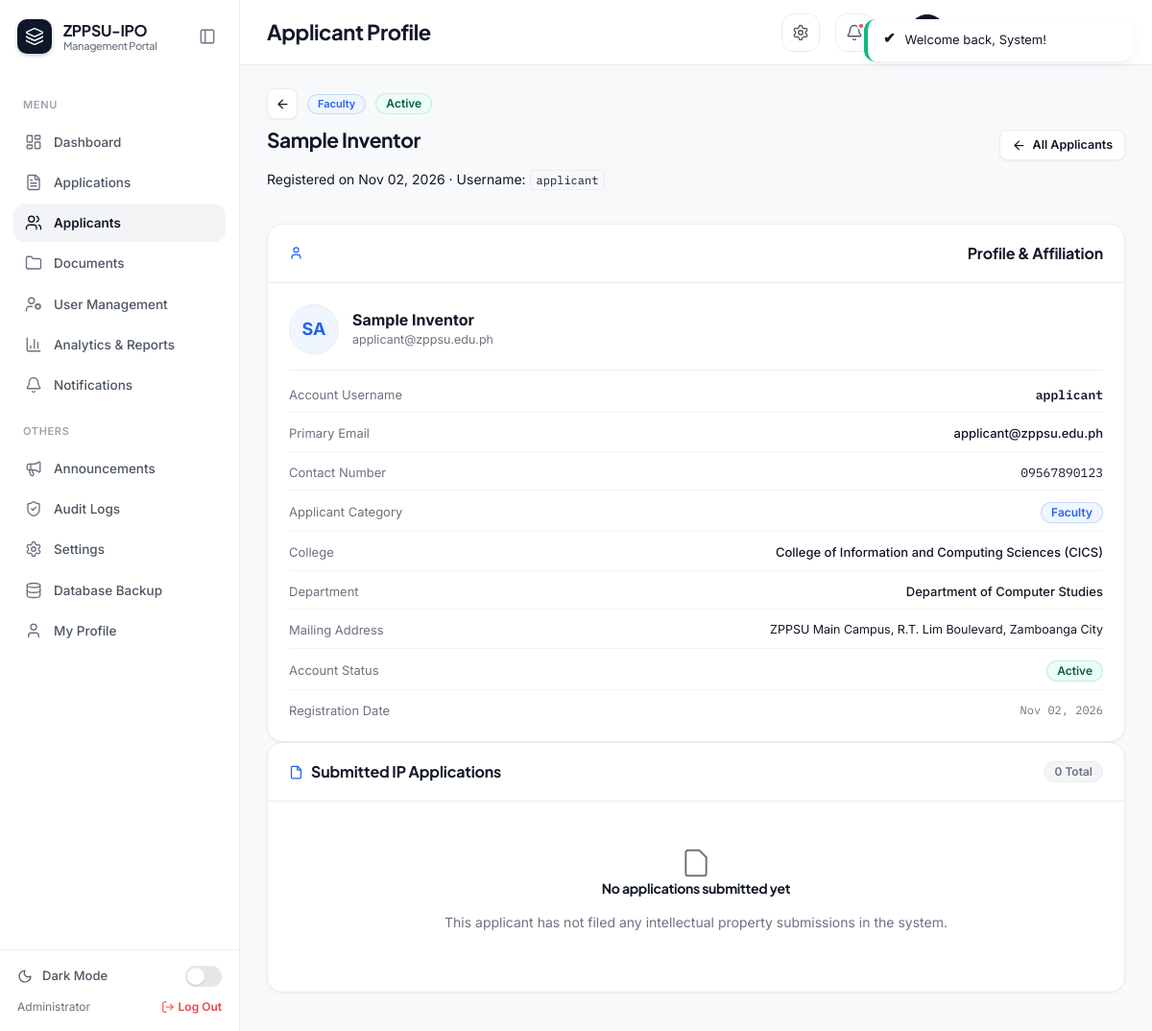
/admin/applicant_view.php?id=1 (signed in), run on the app's committed database.
### tables this page shows
CREATE TABLE `applicants` (
    `applicant_id`    INT UNSIGNED AUTO_INCREMENT PRIMARY KEY,
    `user_id`         INT UNSIGNED NOT NULL UNIQUE,
    `applicant_type`  ENUM('Student','Faculty','Staff','External') NOT NULL DEFAULT 'Faculty',
    `college_id`      INT UNSIGNED DEFAULT NULL,
    `department_id`   INT UNSIGNED DEFAULT NULL,
    `address`         VARCHAR(255) DEFAULT NULL,
    `created_at`      TIMESTAMP DEFAULT CURRENT_TIMESTAMP,
    CONSTRAINT `fk_applicants_user` FOREIGN KEY (`user_id`)
        REFERENCES `users` (`user_id`) ON DELETE CASCADE,
    CONSTRAINT `fk_applicants_college` FOREIGN KEY (`college_id`)
        REFERENCES `colleges` (`college_id`) ON DELETE SET NULL,
    CONSTRAINT `fk_applicants_department` FOREIGN KEY (`department_id`)
        REFERENCES `departments` (`department_id`) ON DELETE SET NULL
);

CREATE TABLE `users` (
    `user_id`        INT UNSIGNED AUTO_INCREMENT PRIMARY KEY,
    `role_id`        INT UNSIGNED NOT NULL,
    `username`       VARCHAR(50)  NOT NULL UNIQUE,
    `email`          VARCHAR(150) NOT NULL UNIQUE,
    `password_hash`  VARCHAR(255) NOT NULL,
    `first_name`     VARCHAR(100) NOT NULL,
    `last_name`      VARCHAR(100) NOT NULL,
    `contact_number` VARCHAR(30)  DEFAULT NULL,
    `recovery_email` VARCHAR(150) DEFAULT NULL,
    `status`         ENUM('active','inactive','suspended') NOT NULL DEFAULT 'active',
    `avatar`         VARCHAR(255) DEFAULT NULL,
    `created_at`     TIMESTAMP DEFAULT CURRENT_TIMESTAMP,
    `updated_at`     TIMESTAMP DEFAULT CURRENT_TIMESTAMP ON UPDATE CURRENT_TIMESTAMP,
    CONSTRAINT `fk_users_role` FOREIGN KEY (`role_id`)
        REFERENCES `roles` (`role_id`) ON DELETE RESTRICT
);

CREATE TABLE `colleges` (
    `college_id`   INT UNSIGNED AUTO_INCREMENT PRIMARY KEY,
    `college_name` VARCHAR(150) NOT NULL,
    `college_code` VARCHAR(20) NOT NULL UNIQUE,
    `created_at`   TIMESTAMP DEFAULT CURRENT_TIMESTAMP
);

CREATE TABLE `departments` (
    `department_id`   INT UNSIGNED AUTO_INCREMENT PRIMARY KEY,
    `college_id`      INT UNSIGNED NOT NULL,
    `department_name` VARCHAR(150) NOT NULL,
    `department_code` VARCHAR(20) NOT NULL,
    `created_at`      TIMESTAMP DEFAULT CURRENT_TIMESTAMP,
    CONSTRAINT `fk_dept_college` FOREIGN KEY (`college_id`)
        REFERENCES `colleges` (`college_id`) ON DELETE CASCADE
);

### includes/functions.php (called while the page is built, shortened)
<?php
function clean($value)
{
    return htmlspecialchars(trim($value ?? ''), ENT_QUOTES, 'UTF-8');
}
function format_date($datetime, $format = 'M d, Y h:i A')
{
    return date($format, strtotime($datetime));
}

### admin/applicant_view.php (the view, shortened to what this page needs)
<?php
require_once __DIR__ . '/../includes/functions.php';
$applicantId = (int) ($_GET['id'] ?? 0);
$stmt = mysqli_prepare($conn, "
    SELECT ap.*, u.first_name, u.last_name, u.email, u.contact_number, u.status, u.username, u.created_at,
           c.college_name, d.department_name
    FROM applicants ap
    JOIN users u ON u.user_id = ap.user_id
    LEFT JOIN colleges c ON c.college_id = ap.college_id
    LEFT JOIN departments d ON d.department_id = ap.department_id
    WHERE ap.applicant_id = ?
");
mysqli_stmt_bind_param($stmt, 'i', $applicantId);
mysqli_stmt_execute($stmt);
$applicant = mysqli_fetch_assoc(mysqli_stmt_get_result($stmt));
$appsStmt = mysqli_prepare($conn, "
    SELECT a.application_id, a.tracking_code, a.title, a.status, a.submitted_at, t.type_name
    FROM applications a
    JOIN application_types t ON t.type_id = a.type_id
    WHERE a.applicant_id = ?
    ORDER BY a.submitted_at DESC
");
mysqli_stmt_bind_param($appsStmt, 'i', $applicantId);
mysqli_stmt_execute($appsStmt);
$applications = mysqli_stmt_get_result($appsStmt);
require_once __DIR__ . '/../includes/header.php';
?>
<div class="sub-header-bar">
    <div class="sub-header-left">
        <div style="display:flex;align-items:center;gap:10px;margin-bottom:6px;">
            <a href="<?= BASE_URL ?>admin/applicants.php" class="btn btn-outline btn-sm btn-icon" title="Back to directory">
                <svg class="lucide-icon" viewBox="0 0 24 24"><line x1="19" y1="12" x2="5" y2="12"/><polyline points="12 19 5 12 12 5"/></svg>
            </a>
            <span class="badge badge-info" style="font-size:11px;">
                <?= clean($applicant['applicant_type']) ?>
            </span>
            <span class="badge <?= $applicant['status'] === 'active' ? 'badge-success' : 'badge-secondary' ?>">
                <?= ucfirst($applicant['status']) ?>
            </span>
        </div>
        <h2><?= clean($applicant['first_name'] . ' ' . $applicant['last_name']) ?></h2>
        <p>Registered on <?= format_date($applicant['created_at'], 'M d, Y') ?> &middot; Username: <code style="font-family:var(--font-mono);font-size:12px;background:var(--color-bg);padding:2px 6px;border-radius:4px;border:1px solid var(--color-border);"><?= clean($applicant['username']) ?></code></p>
    </div>
    <div class="sub-header-actions">
        <a href="<?= BASE_URL ?>admin/applicants.php" class="btn btn-outline btn-sm">
            <svg class="lucide-icon" viewBox="0 0 24 24"><path d="M19 12H5"/><polyline points="12 19 5 12 12 5"/></svg>
            All Applicants
        </a>
    </div>
</div>
<div class="grid-2 reverse" style="grid-template-columns: 1fr 1.6fr; gap:20px; align-items:start;">
    <div class="card">
        <div class="card-header" style="display:flex;align-items:center;gap:8px;">
            <svg class="lucide-icon" style="color:var(--color-primary-600);" viewBox="0 0 24 24"><path d="M19 21v-2a4 4 0 0 0-4-4H9a4 4 0 0 0-4 4v2"/><circle cx="12" cy="7" r="4"/></svg>
            <h3>Profile & Affiliation</h3>
        </div>
        <div class="card-body">
            <div style="display:flex;align-items:center;gap:14px;padding-bottom:16px;margin-bottom:16px;border-bottom:1px solid var(--color-border);">
                <div style="width:52px;height:52px;border-radius:50%;background:var(--color-primary-50);color:var(--color-primary-600);font-weight:700;font-size:18px;display:flex;align-items:center;justify-content:center;border:1px solid var(--color-border);flex-shrink:0;">
                    <?= $initials ?>
                </div>
                <div>
                    <div style="font-weight:700;font-size:16px;color:var(--color-text);"><?= clean($applicant['first_name'] . ' ' . $applicant['last_name']) ?></div>
                    <div style="font-size:12.5px;color:var(--color-text-muted);"><?= clean($applicant['email']) ?></div>
                </div>
            </div>
            <div style="display:flex;flex-direction:column;gap:12px;">
                <div style="display:flex;justify-content:space-between;align-items:center;font-size:13px;border-bottom:1px solid var(--color-border-subtle);padding-bottom:8px;">
                    <span style="color:var(--color-text-muted);">Account Username</span>
                    <span style="font-family:var(--font-mono);font-weight:600;color:var(--color-text);"><?= clean($applicant['username']) ?></span>
                </div>
                <div style="display:flex;justify-content:space-between;align-items:center;font-size:13px;border-bottom:1px solid var(--color-border-subtle);padding-bottom:8px;">
                    <span style="color:var(--color-text-muted);">Primary Email</span>
                    <span style="font-weight:500;color:var(--color-text);"><?= clean($applicant['email']) ?></span>
                </div>
                <div style="display:flex;justify-content:space-between;align-items:center;font-size:13px;border-bottom:1px solid var(--color-border-subtle);padding-bottom:8px;">
                    <span style="color:var(--color-text-muted);">Contact Number</span>
                    <span style="font-family:var(--font-mono);color:var(--color-text);"><?= clean($applicant['contact_number'] ?: '—') ?></span>
                </div>
                <div style="display:flex;justify-content:space-between;align-items:center;font-size:13px;border-bottom:1px solid var(--color-border-subtle);padding-bottom:8px;">
                    <span style="color:var(--color-text-muted);">Applicant Category</span>
                    <span class="badge badge-info"><?= clean($applicant['applicant_type']) ?></span>
                </div>
                <div style="display:flex;justify-content:space-between;align-items:start;font-size:13px;border-bottom:1px solid var(--color-border-subtle);padding-bottom:8px;">
                    <span style="color:var(--color-text-muted);">College</span>
                    <span style="font-weight:500;color:var(--color-text);text-align:right;max-width:60%;"><?= clean($applicant['college_name'] ?? '—') ?></span>
                </div>
                <div style="display:flex;justify-content:space-between;align-items:start;font-size:13px;border-bottom:1px solid var(--color-border-subtle);padding-bottom:8px;">
                    <span style="color:var(--color-text-muted);">Department</span>
                    <span style="font-weight:500;color:var(--color-text);text-align:right;max-width:60%;"><?= clean($applicant['department_name'] ?? '—') ?></span>
                </div>
                <div style="display:flex;justify-content:space-between;align-items:start;font-size:13px;border-bottom:1px solid var(--color-border-subtle);padding-bottom:8px;">
                    <span style="color:var(--color-text-muted);">Mailing Address</span>
                    <span style="font-size:12.5px;color:var(--color-text);text-align:right;max-width:60%;"><?= clean($applicant['address'] ?: '—') ?></span>
                </div>
                <div style="display:flex;justify-content:space-between;align-items:center;font-size:13px;border-bottom:1px solid var(--color-border-subtle);padding-bottom:8px;">
                    <span style="color:var(--color-text-muted);">Account Status</span>
                    <span class="badge <?= $applicant['status'] === 'active' ? 'badge-success' : 'badge-secondary' ?>"><?= ucfirst($applicant['status']) ?></span>
                </div>
                <div style="display:flex;justify-content:space-between;align-items:center;font-size:13px;">
                    <span style="color:var(--color-text-muted);">Registration Date</span>
                    <span style="font-family:var(--font-mono);color:var(--color-text-muted);font-size:12px;"><?= format_date($applicant['created_at'], 'M d, Y') ?></span>
                </div>
            </div>
        </div>
    </div>
    <div class="card">
        <div class="card-header" style="display:flex;justify-content:space-between;align-items:center;">
            <div style="display:flex;align-items:center;gap:8px;">
                <svg class="lucide-icon" style="color:var(--color-primary-600);" viewBox="0 0 24 24"><path d="M14.5 2H6a2 2 0 0 0-2 2v16a2 2 0 0 0 2 2h12a2 2 0 0 0 2-2V7.5L14.5 2z"/><polyline points="14 2 14 8 20 8"/></svg>
                <h3>Submitted IP Applications</h3>
            </div>
            <span class="badge badge-secondary"><?= mysqli_num_rows($applications) ?> Total</span>
        </div>
        <div class="table-wrap">
            <?php if (mysqli_num_rows($applications) === 0): ?>
                <div class="empty-state">
                    <div class="empty-state-icon">
                        <svg class="lucide-icon" style="width:32px;height:32px;stroke-width:1.5;" viewBox="0 0 24 24"><path d="M14.5 2H6a2 2 0 0 0-2 2v16a2 2 0 0 0 2 2h12a2 2 0 0 0 2-2V7.5L14.5 2z"/></svg>
                    </div>
                    <h4>No applications submitted yet</h4>
                    <p>This applicant has not filed any intellectual property submissions in the system.</p>
                </div>
            <?php endif; ?>
        </div>
    </div>
</div>
<?php require_once __DIR__ . '/../includes/footer.php'; ?>

### data on the page
applicants: applicant_type "Faculty", user.status "Active", user.last_name "Sample Inventor", user.created_at "Nov 02, 2026", user.username "applicant", user.email "applicant@zppsu.edu.ph", user.contact_number "09567890123", college.college_name "College of Information and Computing Sciences (CICS)", department.department_name "Department of Computer Studies", address "ZPPSU Main Campus, R.T. Lim Boulevard, Zamboanga City"

### other printed values
$label "Dashboard Applications Applicants Documents User Management Analytics & Reports Notifications Announcements Audit Logs Settings Database Backup My Profile"
$_SESSION['role_name'] "Administrator"
$pageTitle "Applicant Profile"
$initials "SA"
mysqli_num_rows($applications) "0"
